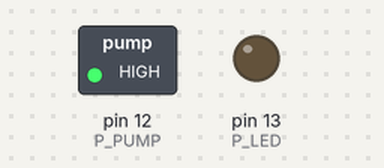
Bench run of a sketch on a simulated Arduino Uno, built with avr-gcc and run on an emulated ATmega328P. Shown: switched loads named in the sketch (green lamp = pin HIGH), output pins drawn as LEDs (lit = HIGH).

Above: at 1.5 s.
At 12.4 s:
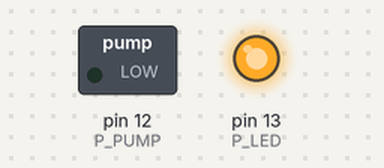
At 65.5 s:
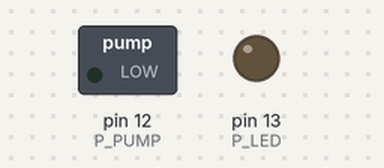
Timing chart, 0 to 66.7 s (numbered marks = the images above):
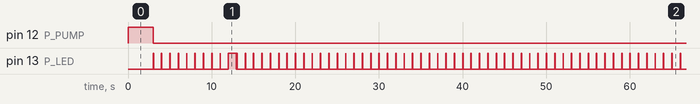

Measured:
- by itself, pin 12 (P_PUMP): LOW → HIGH at 0.00 s, → LOW 3.0 s later
- by itself, pin 13 (P_LED): moves between LOW and HIGH, repeating every 58.0 s
- by itself, everything shown: repeats every 58.0 s, in 116 steps

The sketch:

weeklySprouts.ino
```cpp
// (licence header left out)
/////////////////////////////////////////////////////////////////////////
// Constants

// Pin labels
const int P_PUMP   = 12; // Connected to relay module to activate pump
const int P_LED    = 13; // LED flashes to show it's still running

// Settings
const int INTERVAL = 24; // Pump interval time [hours]
const int RUNTIME  = 3; // Pump run time [seconds]


/////////////////////////////////////////////////////////////////////////
// setup() routine

void setup() {
  pinMode(P_PUMP, OUTPUT);
  pinMode(P_LED, OUTPUT);
  digitalWrite(P_PUMP, LOW);
  digitalWrite(P_LED, LOW);
}


/////////////////////////////////////////////////////////////////////////
// Libraries

// N/A


/////////////////////////////////////////////////////////////////////////
// Main loop() routine

void loop() {
  // Run the pump
  digitalWrite(P_PUMP, HIGH);
  delay(RUNTIME * 1000);
  digitalWrite(P_PUMP, LOW);
  // Wait for 6 hours
  int minutes = INTERVAL * 60;
  for(int minute=1; minute<=minutes; minute++) {
    for(int second=1; second<=60; second++) {
      if (second==10) {
        digitalWrite(P_LED, HIGH);
        delay(950);
        digitalWrite(P_LED, LOW);
        delay(50);
      } else {
        digitalWrite(P_LED, HIGH);
        delay(50);
        digitalWrite(P_LED, LOW);
        delay(950);
      }
    }
  }
}
```
